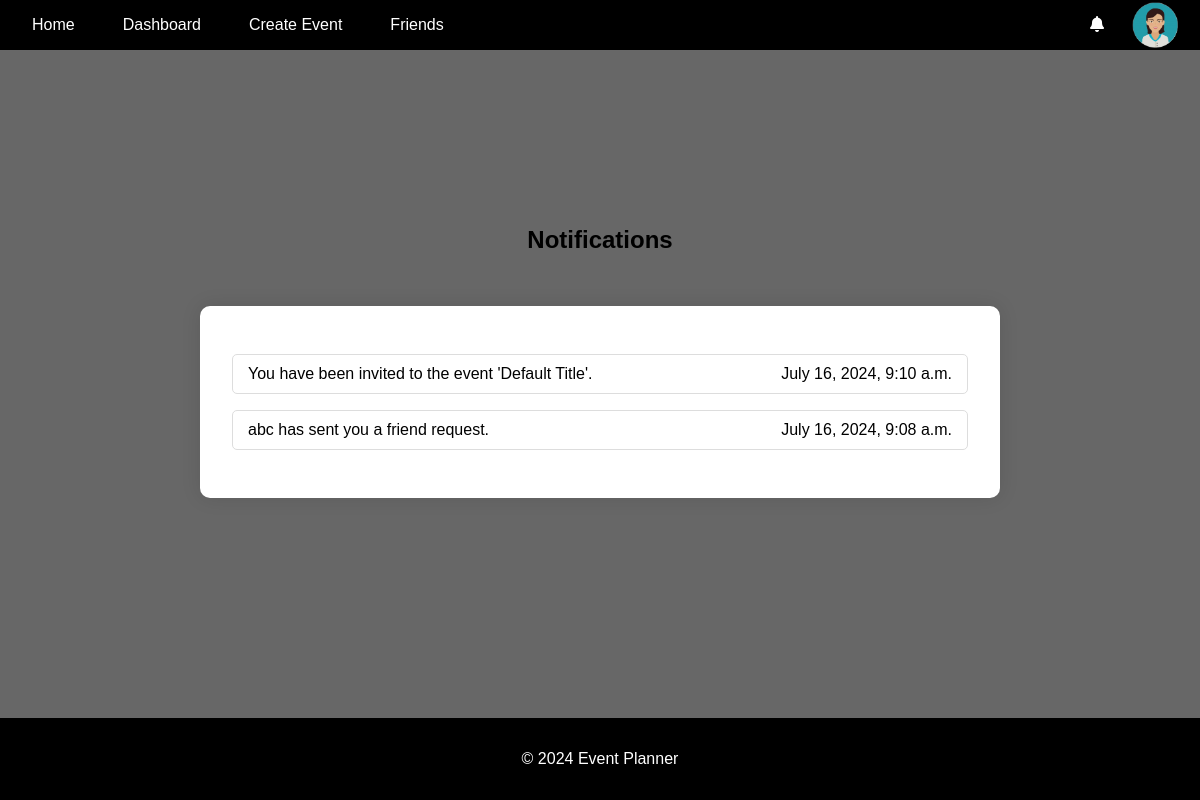
/notifications/ (signed in), run on an earlier commit of the app's database.
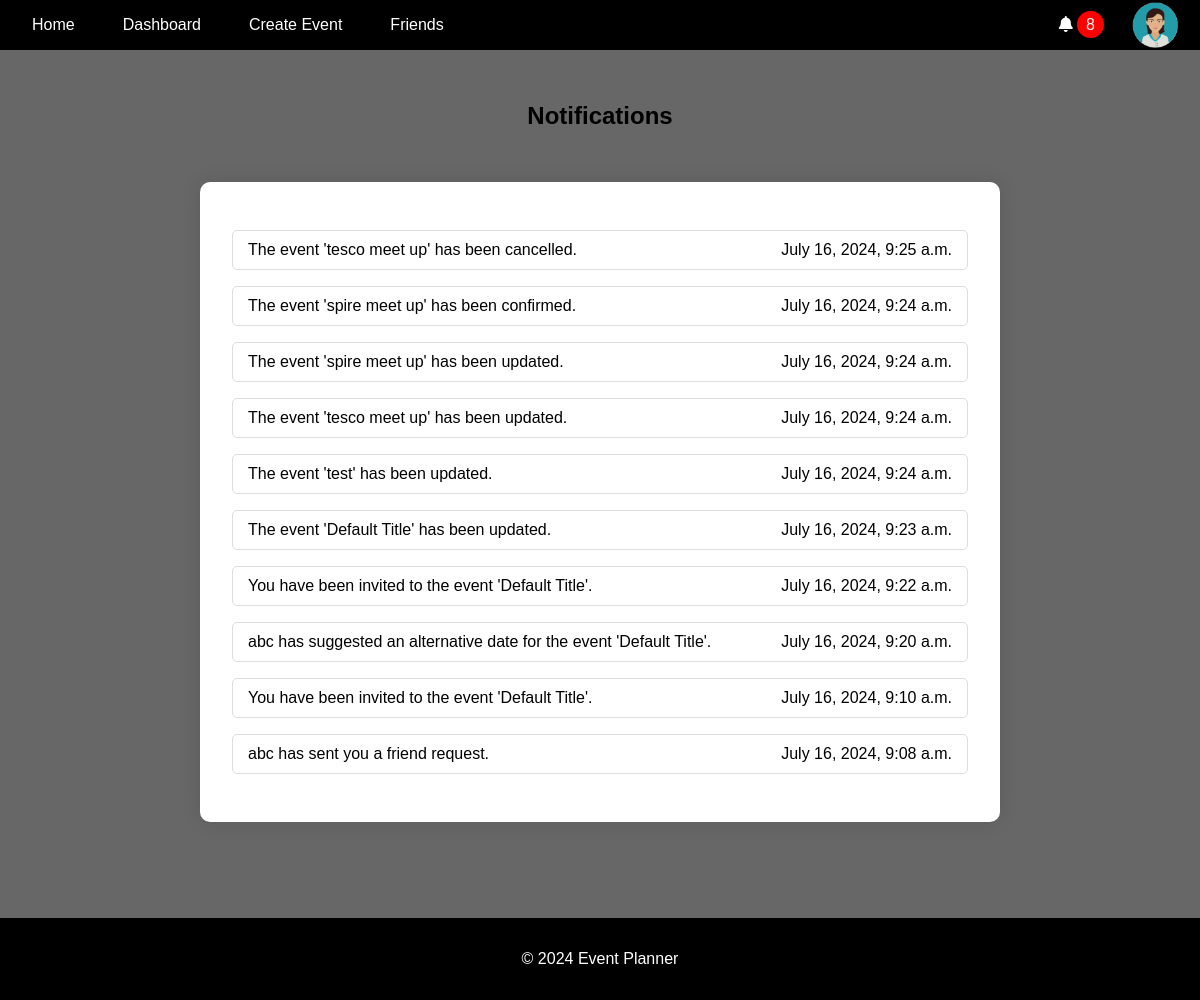
And on a later commit of the database.
### accounts/models.py (models this page shows, shortened)
class UserProfile(models.Model):
    user = models.OneToOneField(User, on_delete=models.CASCADE)
    profile_picture = models.CharField(max_length=255, default="default.png")
    created_at = models.DateTimeField(auto_now_add=True)
    updated_at = models.DateTimeField(auto_now=True)

### notifications/models.py (models this page shows, shortened)
class Notification(models.Model):
    NOTIFICATION_TYPES = [
        ("event_created", "Event Created"),
        ("event_updated", "Event Updated"),
        ("event_cancelled", "Event Cancelled"),
        ("invitation_response", "Invitation Response"),
        ("suggested_alternate_date", "Suggested Alternate Date"),
        ("event_confirmed", "Event Confirmed"),
        ("friend_request_received", "Friend Request Received"),
    ]
    user = models.ForeignKey(User, on_delete=models.CASCADE)
    event = models.ForeignKey(
        Event, on_delete=models.CASCADE, null=True, blank=True
    )
    type = models.CharField(max_length=50, choices=NOTIFICATION_TYPES)
    message = models.TextField()
    created_at = models.DateTimeField(auto_now_add=True)
    read = models.BooleanField(default=False)
    url = models.URLField(default="/")

### notifications/views.py (the view)
# urls.py: path("", views.notifications, name="notifications"),
@login_required
def notifications(request):
    notifications = Notification.objects.filter(user=request.user).order_by(
        "-created_at"
    )
    context = {"notifications": notifications}
    return render(request, "notifications/notifications.html", context)

### accounts/context_processors.py (called while the page is built)
def google_api_key(request):
    return {"GOOGLE_API_KEY": os.getenv("GOOGLE_API_KEY")}

### notifications/context_processors.py (called while the page is built)
def notifications(request):
    if request.user.is_authenticated:
        all_unread_notifications = Notification.objects.filter(
            user=request.user, read=False
        ).order_by("-created_at")
        unread_count = all_unread_notifications.count()
        recent_unread_notifications = all_unread_notifications[:8]
        return {
            "recent_unread_notifications": recent_unread_notifications,
            "unread_count": unread_count,
        }
    return {}

### templates/notifications/notifications.html (shortened to what this page needs)
{% extends 'base.html' %}
{% block content %}
<h2 style="text-align: center; color: #000;">Notifications</h2>
<div class="notifications-list">
    <ul>
        {% for notification in notifications %}
            <li>
                {% if notification.type == 'friend_request_received' %}
                    <a href="{% url 'friends_page' %}" class="notification-link">
                        <span class="notification-title">{{ notification.message }}</span>
                        <span class="notification-time">{{ notification.created_at|date:"F j, Y, g:i a" }}</span>
                    </a>
                {% else %}
                    <a href="{% url 'mark_notification_read' notification.id %}" class="notification-link">
                        <span class="notification-title">{{ notification.message }}</span>
                        <span class="notification-time">{{ notification.created_at|date:"F j, Y, g:i a" }}</span>
                    </a>
                {% endif %}
            </li>
        {% endfor %}
    </ul>
</div>
{% endblock %}

### templates/base.html (shortened to what this page needs)
<!DOCTYPE html>
<html lang="en">
<head>
    {% load static %}
    <link rel="stylesheet" href="{% static 'css/styles.css' %}">
    <link rel="stylesheet" href="https://cdnjs.cloudflare.com/ajax/libs/font-awesome/5.15.4/css/all.min.css">
    <link rel="stylesheet" href="https://cdnjs.cloudflare.com/ajax/libs/fullcalendar/3.10.2/fullcalendar.min.css" />
</head>
<body>
    <header>
        <nav class="navbar">
            <ul class="nav-links">
                <li><a href="{% url 'home' %}" class="{% if request.resolver_match.url_name == 'home' %}active{% endif %}">Home</a></li>
                {% if user.is_authenticated %}
                    <li><a href="{% url 'dashboard' %}" class="{% if request.resolver_match.url_name == 'dashboard' %}active{% endif %}">Dashboard</a></li>
                    <li><a href="{% url 'create_event' %}" class="{% if request.resolver_match.url_name == 'create_event' %}active{% endif %}">Create Event</a></li>
                    <li><a href="{% url 'friends_page' %}" class="{% if request.resolver_match.url_name == 'friends_page' %}active{% endif %}">Friends</a></li>
                {% else %}
                    <li><a href="{% url 'account_login' %}" class="{% if request.resolver_match.url_name == 'account_login' %}active{% endif %}">Login</a></li>
                    <li><a href="{% url 'account_signup' %}" class="{% if request.resolver_match.url_name == 'account_signup' %}active{% endif %}">Sign Up</a></li>
                {% endif %}
            </ul>
            {% if user.is_authenticated %}
                <ul class="nav-links">
                    <div class="user-info">
                        <div class="dropdown">
                            <i class="fas fa-bell" id="notificationBell"></i>
                            {% if unread_count > 0 %}
                            <span class="notification-count" id="notificationCount">{{ unread_count }}</span>
                            {% else %}
                            <span class="notification-count" id="notificationCount" style="display: none;">{{ unread_count }}</span>
                            {% endif %}
                        </div>
                    </div>
                    <li class="profile-dropdown">
                        <a id="profileLink">
                            <img src="{% static 'images/profile_pictures/' %}{{ user.userprofile.profile_picture }}" alt="Profile Picture" class="profile-picture" id="userProfileIcon">
                        </a>
                    </li>
                </ul>
            {% endif %}
        </nav>
    </header>
    <main>
        {% block content %}{% endblock %}
    </main>
    <footer>
        <p>&copy; 2024 Event Planner</p>
    </footer>
</body>
</html>

### static/css/styles.css (style rules this page uses)
* { box-sizing: border-box; }
body { font-family: Arial, sans-serif; margin: 0; padding: 0; background-color: #676767; display: flex; flex-direction: column; min-height: 100vh; }
header { background-color: #000000; color: white; padding: 1rem; }
.navbar { display: flex; justify-content: space-between; align-items: center; }
.nav-links { list-style: none; padding: 0; margin: 0; display: flex; }
.nav-links li { margin-right: 1rem; }
.nav-links li a { color: white; text-decoration: none; padding: 0.5rem 1rem; border-radius: 3px; }
.user-info { color: white; }
main { flex: 1; padding: 2rem; display: flex; justify-content: center; align-items: center; flex-direction: column; margin-bottom: 2rem; }
footer { text-align: center; padding: 1rem; background-color: #000000; color: white; position: relative; bottom: 0; width: 100%; }
#notificationCount { margin-right: 0; }
.notifications-list { background-color: white; padding: 2rem; border-radius: 10px; box-shadow: 0 0 20px rgba(0, 0, 0, 0.1); width: 80%; max-width: 800px; margin: 2rem auto; color: #333; }
.notifications-list ul { list-style-type: none; padding: 0; }
.notifications-list ul li { margin-bottom: 1rem; }
.notifications-list ul li .notification-link { text-decoration: none; color: #000; display: flex; justify-content: space-between; padding: 10px 15px; border: 1px solid #ddd; border-radius: 5px; transition: background-color 0.3s; }
#profileLink, .profile-dropdown { margin-right: 2rem; }
#userProfileIcon { max-width: 50px; position: absolute; right: 20px; top: 0; }
.notification-count { background-color: red; color: white; border-radius: 50%; padding: 5px 9px; }

What changed in the data, as far as the page shows it:
added Notification: message "The event 'tesco meet up' has been cancelled.", created_at "July 16, 2024, 9:25 a.m."
added Notification: message "The event 'spire meet up' has been confirmed.", created_at "July 16, 2024, 9:24 a.m."
added Notification: message "The event 'spire meet up' has been updated.", created_at "July 16, 2024, 9:24 a.m."
added Notification: message "The event 'tesco meet up' has been updated.", created_at "July 16, 2024, 9:24 a.m."
added Notification: message "The event 'test' has been updated.", created_at "July 16, 2024, 9:24 a.m."
added Notification: message "The event 'Default Title' has been updated.", created_at "July 16, 2024, 9:23 a.m."
added Notification: message "You have been invited to the event 'Default Title'.", created_at "July 16, 2024, 9:22 a.m."
added Notification: message "abc has suggested an alternative date for the event 'Default Title'.", created_at "July 16, 2024, 9:20 a.m."
Also different on the page:
{{ unread_count }}: (not shown) → "8"
